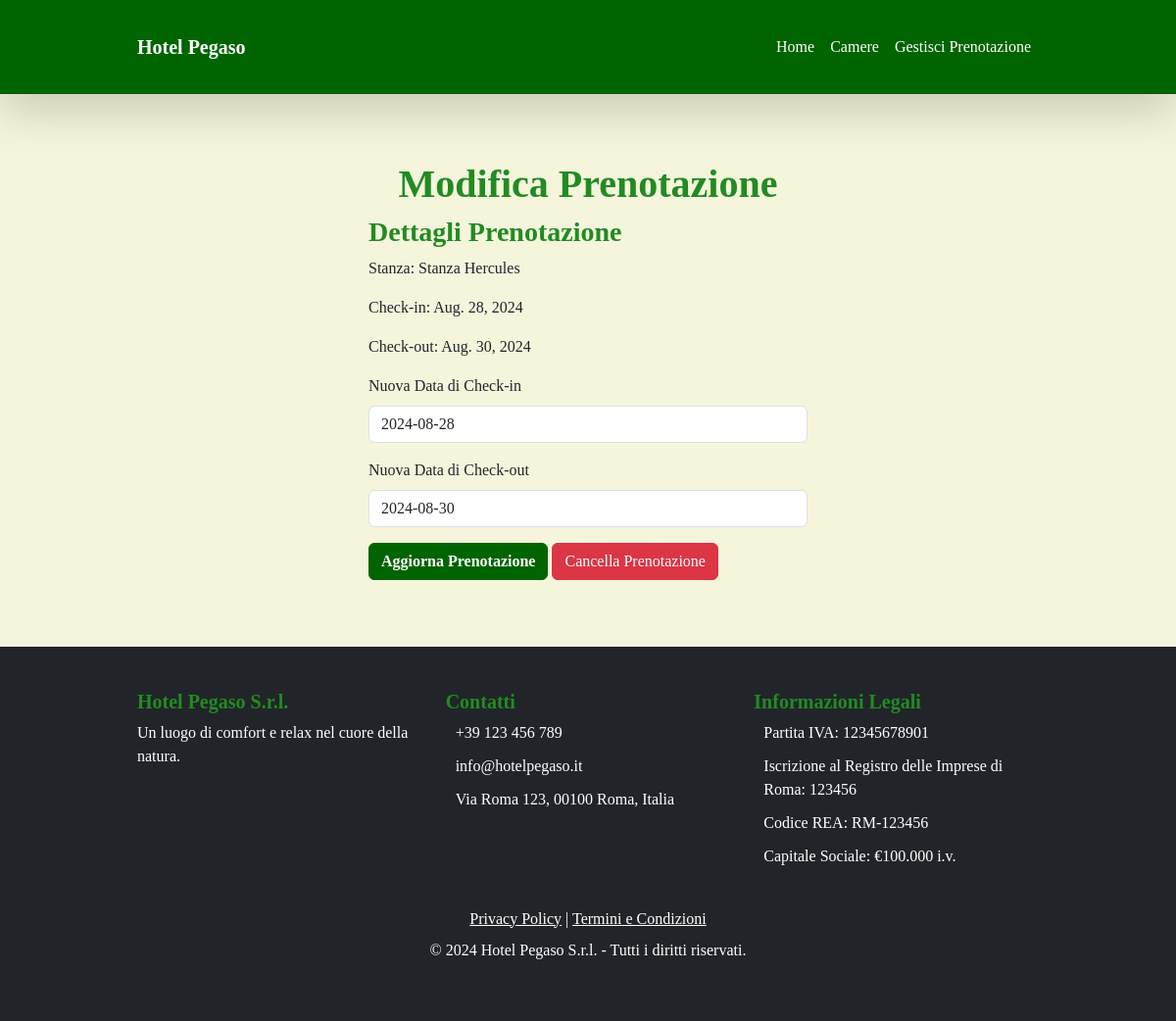
The page /booking/1/edit/ on the database its author committed.
### booking/models.py (models this page shows, shortened)
class Booking(models.Model):
    room = models.ForeignKey(Room, on_delete=models.CASCADE)
    checkin_date = models.DateField()
    checkout_date = models.DateField()
    user = models.ForeignKey(BookingUser, on_delete=models.CASCADE,null=True)  # Se vuoi collegare a un utente
    booking_code = models.CharField(max_length=20, unique=True)
    timestamp = models.DateTimeField(default=timezone.now)

class Room(models.Model):
    name = models.CharField(max_length=100)
    description = models.TextField()
    services = models.ManyToManyField(Tag, related_name='rooms')
    image = models.ImageField(upload_to='rooms/', default='rooms/default_image.jpg')
    price_per_night = models.DecimalField(max_digits=6, decimal_places=2)
    rating = models.DecimalField(max_digits=3, decimal_places=1, default=0.0)  # Valutazione da 0 a 10

### booking/views.py (the view)
# urls.py: path('booking/<int:booking_id>/edit/', views.edit_booking_view, name='edit_booking_view'),
def edit_booking_view(request, booking_id):
    booking = get_object_or_404(Booking, id=booking_id)
    room = booking.room  # La stanza associata alla prenotazione
    bookings = Booking.objects.filter(room=room)
    unavailable_dates = []
    for booking_iteration in bookings:
        if booking_iteration.id != booking_id:
            current_date = booking_iteration.checkin_date
            while current_date <= booking_iteration.checkout_date:
                unavailable_dates.append(current_date.strftime('%Y-%m-%d'))
                current_date += timedelta(days=1)
    return render(request, 'edit_booking.html', {'checkin_date':booking.checkin_date.strftime('%Y-%m-%d'),'checkout_date':booking.checkout_date.strftime('%Y-%m-%d'),'booking': booking, 'unavailable_dates': unavailable_dates})

### booking/templates/edit_booking.html (shortened to what this page needs)
{% load static %}
<!DOCTYPE html>
<html lang="it">
<head>
    <link rel="stylesheet" href="https://cdn.jsdelivr.net/npm/bootstrap@5.3.0/dist/css/bootstrap.min.css">
    <link rel="stylesheet" href="https://cdn.jsdelivr.net/npm/flatpickr/dist/flatpickr.min.css">
    <link rel="stylesheet" href="{% static 'css/style.css' %}">
</head>
<body>
    {% include './navbar.html' %}
    <div class="container mt-5">
        <h1 class="text-center">Modifica Prenotazione</h1>
        <div class="row justify-content-center">
            <div class="col-md-6">
                <h3>Dettagli Prenotazione</h3>
                <p>Stanza: {{ booking.room.name }}</p>
                <p>Check-in: {{ booking.checkin_date }}</p>
                <p>Check-out: {{ booking.checkout_date }}</p>
                <form method="post" id="edit-booking-form" action="{% url 'edit_booking_post' booking.id %}">
                    <div class="mb-3">
                        <label for="checkin_date" class="form-label">Nuova Data di Check-in</label>
                        <input type="text" id="checkin_date" name="checkin_date" class="form-control"
                            value="{{ checkin_date }}" required>
                    </div>
                    <div class="mb-3">
                        <label for="checkout_date" class="form-label">Nuova Data di Check-out</label>
                        <input type="text" id="checkout_date" name="checkout_date" class="form-control"
                            value="{{ checkout_date }}" required>
                    </div>
                    <button type="submit" name="update"
                        onclick="document.getElementById('action-input').value='update';"
                        class="btn btn-primary">Aggiorna
                        Prenotazione</button>
                    <button type="submit" name="delete"
                        onclick="document.getElementById('action-input').value='delete';"
                        class="btn btn-danger">Cancella
                        Prenotazione</button>
                </form>
            </div>
        </div>
    </div>
    {% include 'footer.html' %}
</body>
</html>

### booking/static/css/style.css (style rules this page uses)
body { font-family: 'Playfair Display', serif; background-color: #f5f5dc; }
h1, h2, h3, h4, h5, h6 { font-family: 'Playfair Display', serif; font-weight: 700; color: #228B22 !important; }
.container { max-width: 960px; margin: 0 auto; padding: 20px; }
.btn-primary { font-family: 'Playfair Display', serif; font-weight: 700; background-color: #006400 !important; border-color: #006400 !important; transition: background-color 0.3s ease, transform 0.3s ease; }

### rows shown on the page
Booking: room.name "Stanza Hercules", checkin_date "Aug. 28, 2024", checkout_date "Aug. 30, 2024"
